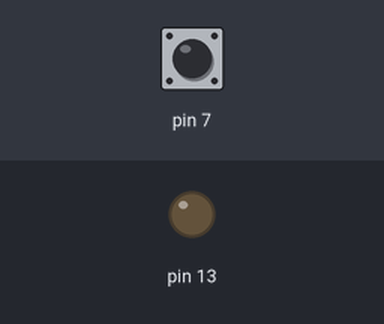
A sketch run on a simulated Arduino Uno, built with avr-gcc and run on an emulated ATmega328P. Shown: output pins drawn as LEDs (lit = HIGH). Inputs (shaded band) come from the test bench; at power-on: pin 7 HIGH.

Above: at 1.2 s.
1.3 s: pin 7 pulled LOW for 0.15 s
At 1.37 s:
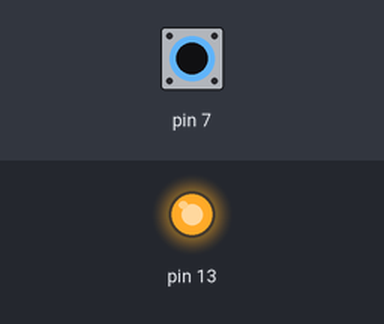
2.9 s: pin 7 pulled LOW for 3.2 s
At 7.3 s:
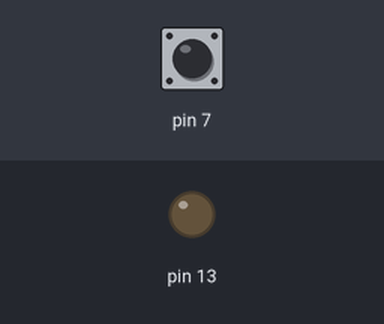
Timing chart, 0 to 8.8 s (numbered marks = the images above; inputs shaded):
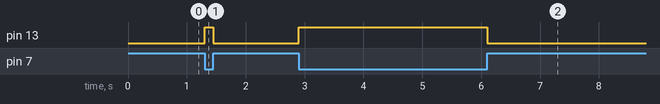

The sketch:

pushbutton_LED.ino
```cpp
bool state=0;
void setup()
{
pinMode(7, INPUT_PULLUP);
pinMode(13, OUTPUT);
}

void loop()
{
state=!digitalRead(7);
if(state==0)
{
  digitalWrite(13, LOW);
}
else
{
  digitalWrite(13, HIGH);
}
}
```

Measured:
- after the input at 1.3 s, pin 13: LOW → HIGH at once, → LOW 0.15 s later
- after the input at 2.9 s, pin 13: LOW → HIGH at once, → LOW 3.2 s later
